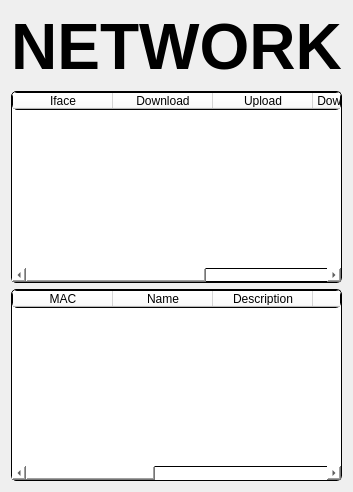
            <widget class="QWidget" name="sensors">
             <layout class="QGridLayout" name="gridLayout_9">
              <item row="4" column="0">
               <widget class="QTableWidget" name="tableWidget_2">
                <property name="maximumSize">
                 <size>
                  <width>700</width>
                  <height>16777215</height>
                 </size>
                </property>
                <property name="styleSheet">
                 <string notr="true">background-color: rgb(255, 255, 255);
border-style: outset;
border-width:1;
border-radius:5;
border-color: #00000;
    
</string>
                </property>
                <column>
                 <property name="text">
                  <string>MAC</string>
                 </property>
                </column>
                <column>
                 <property name="text">
                  <string>Name</string>
                 </property>
                </column>
                <column>
                 <property name="text">
                  <string>Description</string>
                 </property>
                </column>
                <column>
                 <property name="text">
                  <string>Net Type</string>
                 </property>
                </column>
                <column>
                 <property name="text">
                  <string>IP</string>
                 </property>
                </column>
                <column>
                 <property name="text">
                  <string>RX</string>
                 </property>
                </column>
                <column>
                 <property name="text">
                  <string>TX</string>
                 </property>
                </column>
               </widget>
              </item>
              <item row="0" column="0">
               <widget class="QLabel" name="label_11">
                <property name="font">
                 <font>
                  <pointsize>30</pointsize>
                  <weight>75</weight>
                  <bold>true</bold>
                 </font>
                </property>
                <property name="styleSheet">
                 <string notr="true">
border-style: outset;
border-width: 0px;
border-radius: 12px;
border-color:;
    


color:#000000;
</string>
                </property>
                <property name="text">
                 <string>&lt;html&gt;&lt;head/&gt;&lt;body&gt;&lt;p align=&quot;center&quot;&gt;&lt;span style=&quot; font-size:48pt;&quot;&gt;NETWORK&lt;/span&gt;&lt;/p&gt;&lt;/body&gt;&lt;/html&gt;</string>
                </property>
               </widget>
              </item>
              <item row="3" column="0">
               <widget class="QTableWidget" name="networktable">
                <property name="maximumSize">
                 <size>
                  <width>700</width>
                  <height>16777215</height>
                 </size>
                </property>
                <property name="styleSheet">
                 <string notr="true">background-color: rgb(255, 255, 255);
border-style: outset;
border-width:1;
border-radius:5;
border-color: rgb(0,0,0);
    
</string>
                </property>
                <column>
                 <property name="text">
                  <string>Iface</string>
                 </property>
                </column>
                <column>
                 <property name="text">
                  <string>Download</string>
                 </property>
                </column>
                <column>
                 <property name="text">
                  <string>Upload</string>
                 </property>
                </column>
                <column>
                 <property name="text">
                  <string>Download Speed</string>
                 </property>
                </column>
                <column>
                 <property name="text">
                  <string>Upload Speed</string>
                 </property>
                </column>
               </widget>
              </item>
             </layout>
            </widget>
